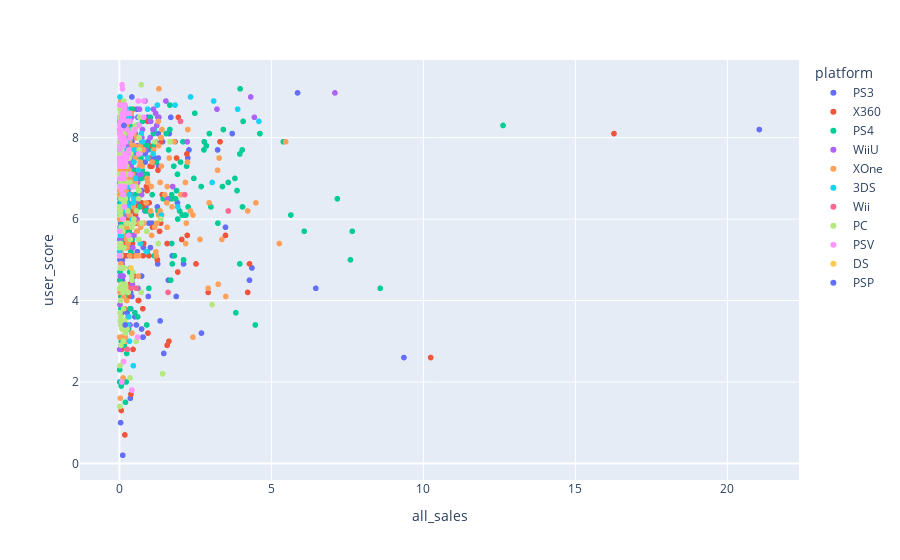

Here is the notebook cell this chart was saved with:
### Code cell
px.scatter(good_data_2013, 
            x="all_sales", 
            y="user_score",
            color='platform',
            hover_data=['name'])

### Figure 1 — Plotly figure (JSON) as saved in the notebook; plotly's stock layout.template omitted (floating-point values rounded to 4 significant figures; data arrays with more than 128 entries replaced by an {"elided": "..."} marker saying what was removed)
{"data": [{"customdata": {"elided": "186x1 str values"}, "hovertemplate": "platform=PS3<br>all_sales=%{x}<br>user_score=%{y}<br>name=%{customdata[0]}<extra></extra>", "legendgroup": "PS3", "marker": {"color": "#636efa", "symbol": "circle"}, "mode": "markers", "name": "PS3", "showlegend": true, "type": "scattergl", "x": {"elided": "186 float values"}, "xaxis": "x", "y": {"elided": "186 float values"}, "yaxis": "y"}, {"customdata": {"elided": "143x1 str values"}, "hovertemplate": "platform=X360<br>all_sales=%{x}<br>user_score=%{y}<br>name=%{customdata[0]}<extra></extra>", "legendgroup": "X360", "marker": {"color": "#EF553B", "symbol": "circle"}, "mode": "markers", "name": "X360", "showlegend": true, "type": "scattergl", "x": {"elided": "143 float values"}, "xaxis": "x", "y": {"elided": "143 float values"}, "yaxis": "y"}, {"customdata": {"elided": "257x1 str values"}, "hovertemplate": "platform=PS4<br>all_sales=%{x}<br>user_score=%{y}<br>name=%{customdata[0]}<extra></extra>", "legendgroup": "PS4", "marker": {"color": "#00cc96", "symbol": "circle"}, "mode": "markers", "name": "PS4", "showlegend": true, "type": "scattergl", "x": {"elided": "257 float values"}, "xaxis": "x", "y": {"elided": "257 float values"}, "yaxis": "y"}, {"customdata": [["Mario Kart 8"], ["Splatoon"], ["Super Mario 3D World"], ["Super Mario Maker"], ["New Super Luigi U"], ["Wii Party U"], ["Mario Party 10"], ["Donkey Kong Country: Tropical Freeze"], ["Yoshi's Woolly World"], ["Hyrule Warriors"], ["Captain Toad: Treasure Tracker"], ["Pikmin 3"], ["LEGO City Undercover"], ["The Legend of Zelda: Twilight Princess HD"], ["Pokken Tournament"], ["Wii Fit U"], ["Xenoblade Chronicles X"], ["Bayonetta 2"], ["LEGO Marvel Super Heroes"], ["Just Dance 2015"], ["Skylanders: Trap Team"], ["Rayman Legends"], ["The LEGO Movie Videogame"], ["Disney Infinity"], ["Just Dance 2014"], ["Skylanders SWAP Force"], ["Just Dance 2016"], ["LEGO Dimensions"], ["LEGO Jurassic World"], ["Kirby and the Rainbow Curse"], ["Skylanders: SuperChargers"], ["Lego Batman 3: Beyond Gotham"], ["Mario Tennis Ultra Smash"], ["Paper Mario: Color Splash"], ["Animal Crossing: Amiibo Festival"], ["The Wonderful 101"], ["Sonic Lost World"], ["Wii Sports Club"], ["Star Fox: Zero"], ["Call of Duty: Ghosts"], ["Batman: Arkham Origins"], ["Sonic Boom: Rise of Lyric"], ["Assassin's Creed IV: Black Flag"], ["NES Remix"], ["LEGO Marvel's Avengers"], ["LEGO The Hobbit"], ["Disney's Planes"], ["Guitar Hero Live"], ["Injustice: Gods Among Us"], ["Resident Evil: Revelations"], ["Lego Star Wars: The Force Awakens"], ["Watch Dogs"], ["Rodea the Sky Soldier"], ["Tom Clancy's Splinter Cell: Blacklist"], ["LEGO Batman 2: DC Super Heroes"], ["The Walking Dead: Survival Instinct"], ["Fatal Frame: Maiden of Black Water"], ["Scribblenauts Unmasked: A DC Comics Adventure"], ["Angry Birds Star Wars"], ["Shovel Knight"], ["The Smurfs 2"], ["How to Train Your Dragon 2"], ["Pac-Man and the Ghostly Adventures 2"], ["One Piece: Unlimited World Red"], ["DuckTales: Remastered"], ["Devil's Third"], ["PAC-MAN and the Ghostly Adventures"], ["SpongeBob SquarePants: Plankton's Robotic Revenge"], ["Penguins of Madagascar"], ["Terraria"], ["Mighty No. 9"], ["Turbo: Super Stunt Squad"], ["Monster High 13 Wishes"], ["Sniper Elite V2"], ["Fist of the North Star: Ken's Rage 2"], ["Barbie and Her Sisters Puppy Rescue"], ["Legend of Kay Anniversary"], ["Mario vs. Donkey Kong: Tipping Stars"], ["Art Academy: Home Studio"], ["Fast Racing Neo "]], "hovertemplate": "platform=WiiU<br>all_sales=%{x}<br>user_score=%{y}<br>name=%{customdata[0]}<extra></extra>", "legendgroup": "WiiU", "marker": {"color": "#ab63fa", "symbol": "circle"}, "mode": "markers", "name": "WiiU", "showlegend": true, "type": "scattergl", "x": [7.09, 4.44, 4.32, 3.21, 2.23, 1.75, 1.58, 1.53, 1.3, 1.23, 1.19, 1.12, 1.1, 1.03, 1.01, 0.84, 0.84, 0.76, 0.74, 0.73, 0.7, 0.66, 0.64, 0.6, 0.59, 0.58, 0.57, 0.53, 0.52, 0.51, 0.48, 0.46, 0.44, 0.42, 0.42, 0.4, 0.39, 0.38, 0.37, 0.35, 0.31, 0.31, 0.29, 0.27, 0.24, 0.22, 0.2, 0.19, 0.19, 0.18, 0.15, 0.13, 0.12, 0.12, 0.11, 0.12, 0.11, 0.1, 0.1, 0.1, 0.08, 0.09, 0.07, 0.06, 0.07, 0.07, 0.04, 0.05, 0.03, 0.03, 0.03, 0.02, 0.02, 0.02, 0.02, 0.01, 0.01, 0.01, 0.01, 0.01], "xaxis": "x", "y": [9.1, 8.5, 9, 8.7, 7.9, 6.8, 6.5, 8.9, 8.5, 8.3, 8.6, 8.7, 8.2, 8.4, 8, 7.7, 8.9, 8.2, 8, 6.6, 7.1, 8.7, 7.7, 7.6, 7.6, 6, 6.9, 6.5, 8.1, 8, 5.6, 7, 5.3, 6.8, 4.4, 8.5, 7.3, 7, 7.4, 3.4, 7.4, 3.6, 7.7, 7.1, 6.8, 7.8, 5.3, 6.1, 7.9, 7.5, 8, 6.4, 6.5, 7.8, 7.3, 4.6, 7.6, 6.3, 6.8, 8.3, 5.6, 4.9, 7, 7.8, 7.9, 6.5, 6.5, 6.2, 5.2, 6.9, 4.6, 3.9, 5.5, 5.8, 5.8, 2.8, 7.1, 7.4, 8.3, 8.5], "yaxis": "y"}, {"customdata": {"elided": "182x1 str values"}, "hovertemplate": "platform=XOne<br>all_sales=%{x}<br>user_score=%{y}<br>name=%{customdata[0]}<extra></extra>", "legendgroup": "XOne", "marker": {"color": "#FFA15A", "symbol": "circle"}, "mode": "markers", "name": "XOne", "showlegend": true, "type": "scattergl", "x": {"elided": "182 float values"}, "xaxis": "x", "y": {"elided": "182 float values"}, "yaxis": "y"}, {"customdata": [["Luigi's Mansion: Dark Moon"], ["Monster Hunter 4 Ultimate"], ["The Legend of Zelda: A Link Between Worlds"], ["Animal Crossing: Happy Home Designer"], ["The Legend of Zelda: Majora's Mask 3D"], ["Mario Party: Island Tour"], ["Kirby: Triple Deluxe"], ["Yoshi's New Island"], ["Pokemon Super Mystery Dungeon"], ["The Legend of Zelda: Tri Force Heroes"], ["Kirby: Planet Robobot"], ["Disney Magical World"], ["LEGO Marvel Super Heroes"], ["Professor Layton and the Azran Legacy"], ["Persona Q: Shadow of the Labyrinth"], ["The LEGO Movie Videogame"], ["LEGO Jurassic World"], ["Shin Megami Tensei IV"], ["Final Fantasy Explorers"], ["Sonic Lost World"], ["Pokemon Art Academy "], ["Bravely Second: End Layer"], ["Mario Golf: World Tour"], ["FIFA 15"], ["Lego Batman 3: Beyond Gotham"], ["Hometown Story"], ["Story of Seasons"], ["Attack on Titan: Humanity in Chains"], ["One Piece: Unlimited World Red"], ["Theatrhythm Final Fantasy: Curtain Call"], ["Fossil Fighters: Frontier"], ["Angry Birds Star Wars"], ["Dragon Ball Z: Extreme Butoden"], ["Hatsune Miku: Project Mirai DX"], ["LEGO Legends of Chima: Laval's Journey"], ["Mario Party: Star Rush"], ["Sonic Boom: Shattered Crystal"], ["Skylanders: Trap Team"], ["Batman: Arkham Origins Blackgate"], ["Ultimate NES Remix"], ["Etrian Odyssey Untold: The Millennium Girl"], ["The Legend of Legacy"], ["Stella Glow"], ["Skylanders SWAP Force"], ["Etrian Mystery Dungeon"], ["Senran Kagura 2: Deep Crimson "], ["Code Name: S.T.E.A.M."], ["Dragon Ball: Fusions"], ["Mega Man Legacy Collection"], ["LEGO Marvel's Avengers"], ["7th Dragon III Code: VFD"], ["Return to PopoloCrois: A Story of Seasons Fairytale"], ["Shovel Knight"], ["Conception II: Children of the Seven Stars"], ["Lego Star Wars: The Force Awakens"], ["Disney Art Academy"], ["Scribblenauts Unmasked: A DC Comics Adventure"], ["Pokemon Rumble World"], ["Terraria"], ["Adventure Time: The Secret of the Nameless Kingdom"], ["Samurai Warriors Chronicles 3"], ["Zero Escape: Zero Time Dilemma"], ["Disney's Planes"], ["Mario vs. Donkey Kong: Tipping Stars"], ["Lord of Magna: Maiden Heaven"], ["Metroid Prime: Federation Force"], ["Shantae and the Pirate's Curse"], ["LEGO Friends"], ["Gravity Falls: Legend of the Gnome Gemulets"], ["Rodea the Sky Soldier"], ["Beyblade Evolution"], ["Yumi's Odd Odyssey"], ["Young Justice: Legacy"], ["The Peanuts Movie: Snoopy's Grand Adventure"], ["Harvest Moon: Skytree Village"], ["Phoenix Wright: Ace Attorney Trilogy"], ["Tenkai Knights: Brave Battle"], ["Ben 10 Omniverse 2"], ["Turbo: Super Stunt Squad"], ["Azure Striker Gunvolt"]], "hovertemplate": "platform=3DS<br>all_sales=%{x}<br>user_score=%{y}<br>name=%{customdata[0]}<extra></extra>", "legendgroup": "3DS", "marker": {"color": "#19d3f3", "symbol": "circle"}, "mode": "markers", "name": "3DS", "showlegend": true, "type": "scattergl", "x": [4.59, 3.89, 3.1, 3.05, 2.34, 1.92, 1.83, 1.38, 1.25, 1.11, 0.93, 0.93, 0.89, 0.76, 0.72, 0.69, 0.62, 0.58, 0.53, 0.48, 0.49, 0.48, 0.48, 0.46, 0.45, 0.43, 0.42, 0.42, 0.38, 0.38, 0.36, 0.33, 0.33, 0.32, 0.31, 0.31, 0.29, 0.28, 0.27, 0.26, 0.26, 0.25, 0.24, 0.24, 0.24, 0.21, 0.22, 0.21, 0.21, 0.18, 0.16, 0.16, 0.15, 0.13, 0.13, 0.11, 0.1, 0.09, 0.09, 0.07, 0.08, 0.08, 0.08, 0.06, 0.06, 0.04, 0.04, 0.04, 0.03, 0.03, 0.03, 0.03, 0.03, 0.03, 0.02, 0.02, 0.02, 0.02, 0.01, 0.01], "xaxis": "x", "y": [8.4, 8.7, 8.9, 6.9, 9, 6.3, 8.8, 6.1, 8.8, 7.6, 8.7, 7.5, 5.2, 7.9, 8.1, 5.4, 7.2, 8.3, 7, 6.5, 7.7, 7.4, 8.2, 2.4, 6.4, 6, 8.2, 4.5, 7.6, 8.2, 4.8, 3, 6.6, 8.5, 3.6, 6.8, 6.3, 3.4, 6.8, 7.6, 8.2, 7.1, 8.7, 6.4, 7.9, 6.8, 7.7, 7.6, 7.1, 7.1, 8.2, 6.8, 8.2, 7.7, 7.8, 6.8, 6.2, 6.4, 7.1, 5.6, 6.1, 8.5, 4.3, 7.5, 7.8, 5.1, 8.5, 8.3, 5.8, 5.6, 6.3, 7.7, 7.1, 8.8, 7.4, 9, 2.4, 7.6, 5.2, 8.4], "yaxis": "y"}, {"customdata": [["Just Dance 2014"], ["Skylanders SWAP Force"], ["Just Dance 2015"], ["Disney Infinity"], ["FIFA 15"], ["FIFA 14"], ["Angry Birds Star Wars"]], "hovertemplate": "platform=Wii<br>all_sales=%{x}<br>user_score=%{y}<br>name=%{customdata[0]}<extra></extra>", "legendgroup": "Wii", "marker": {"color": "#FF6692", "symbol": "circle"}, "mode": "markers", "name": "Wii", "showlegend": true, "type": "scattergl", "x": [3.58, 2.15, 2.01, 1.6, 0.56, 0.38, 0.26], "xaxis": "x", "y": [6.2, 6.6, 8.4, 4.2, 4.3, 4.3, 2.8], "yaxis": "y"}, {"customdata": {"elided": "155x1 str values"}, "hovertemplate": "platform=PC<br>all_sales=%{x}<br>user_score=%{y}<br>name=%{customdata[0]}<extra></extra>", "legendgroup": "PC", "marker": {"color": "#B6E880", "symbol": "circle"}, "mode": "markers", "name": "PC", "showlegend": true, "type": "scattergl", "x": {"elided": "155 float values"}, "xaxis": "x", "y": {"elided": "155 float values"}, "yaxis": "y"}, {"customdata": [["Killzone: Mercenary"], ["Final Fantasy X / X-2 HD Remaster"], ["Freedom Wars"], ["Borderlands 2"], ["Tearaway"], ["FIFA 15"], ["Soul Sacrifice"], ["Batman: Arkham Origins Blackgate"], ["FIFA 14"], ["God Eater 2: Rage Burst"], ["Sword Art Online: Lost Song"], ["Dragon's Crown"], ["Toukiden: The Age of Demons"], ["Danganronpa: Trigger Happy Havoc"], ["Hatsune Miku: Project Diva F 2nd"], ["Persona 4: Dancing All Night"], ["Lego Batman 3: Beyond Gotham"], ["Sword Art Online: Hollow Fragment"], ["The LEGO Movie Videogame"], ["Sly Cooper: Thieves in Time"], ["The Legend of Heroes: Trails of Cold Steel"], ["Toukiden Kiwami"], ["LEGO Jurassic World"], ["Soul Sacrifice Delta"], ["World of Final Fantasy"], ["Danganronpa Another Episode: Ultra Despair Girls"], ["J Stars Victory Vs."], ["God of War Collection"], ["God Eater Resurrection"], ["The Legend of Heroes: Trails of Cold Steel II"], ["Corpse Party: Blood Drive"], ["Valhalla Knights 3"], ["Senran Kagura: Estival Versus"], ["Danganronpa 2: Goodbye Despair"], ["Conception II: Children of the Seven Stars"], ["Digimon Story: Cyber Sleuth"], ["Demon Gaze"], ["Mobile Suit Gundam: Extreme VS Force"], ["One Piece: Pirate Warriors 3"], ["LEGO The Hobbit"], ["Oreshika: Tainted Bloodlines"], ["Sword Art Online: Hollow Realization"], ["Odin Sphere: Leifthrasir"], ["Rayman Legends"], ["Dengeki Bunko Fighting Climax"], ["LEGO Legends of Chima: Laval's Journey"], ["Deception IV: Blood Ties"], ["One Piece: Unlimited World Red"], ["Hyperdevotion Noire: Goddess Black Heart"], ["LEGO Marvel's Avengers"], ["Hatsune Miku: Project Diva X"], ["Hyperdimension Neptunia U: Action Unleashed"], ["MLB 13: The Show"], ["Valkyrie Drive: Bhikkhuni"], ["Samurai Warriors 4"], ["MLB 14: The Show"], ["Dragon Ball Z: Battle of Z"], ["Mind Zero"], ["Terraria"], ["Resident Evil: Revelations 2"], ["Steins;Gate"], ["Operation Abyss: New Tokyo Legacy"], ["Lego Star Wars: The Force Awakens"], ["One Piece: Burning Blood"], ["Steins;Gate 0"], ["Angry Birds Star Wars"], ["Invizimals: The Alliance"], ["Lost Dimension"], ["Child of Light"], ["BlazBlue: Chrono Phantasma"], ["Tokyo Twilight Ghost Hunters"], ["Earth Defense Force 2: Invaders from Planet Space"], ["Assassin's Creed Chronicles"], ["Natural Doctrine"], ["Criminal Girls: Invite Only"], ["Samurai Warriors Chronicles 3"], ["Zero Escape: Zero Time Dilemma"], ["Grand Kingdom"], ["Atelier Sophie: The Alchemist of the Mysterious Book"], ["Exist Archive: The Other Side of the Sky"], ["Root Letter"], ["The Wolf Among Us"], ["Gal Gun: Double Peace"], ["Ray Gigant"], ["Stranger of Sword City"], ["Sorcery Saga: The Curse of the Great Curry God"], ["Superdimension Neptune vs Sega Hard Girls"], ["XBLAZE Code: Embryo"], ["Putty Squad"], ["Aegis of Earth: Protonovus Assault"], ["BlazBlue: Chrono Phantasma Extend"], ["Psycho-Pass: Mandatory Happiness"], ["Dynasty Warriors 8: Empires"], ["SpongeBob: HeroPants"], ["MLB 15: The Show"], ["htoL#NiQ: The Firefly Diary"], ["Doki-Doki Universe"], ["MotoGP 14 "], ["Xblaze: Lost Memories"]], "hovertemplate": "platform=PSV<br>all_sales=%{x}<br>user_score=%{y}<br>name=%{customdata[0]}<extra></extra>", "legendgroup": "PSV", "marker": {"color": "#FF97FF", "symbol": "circle"}, "mode": "markers", "name": "PSV", "showlegend": true, "type": "scattergl", "x": [0.8, 0.8, 0.65, 0.64, 0.62, 0.6, 0.51, 0.43, 0.41, 0.41, 0.36, 0.36, 0.35, 0.33, 0.33, 0.32, 0.31, 0.3, 0.3, 0.25, 0.23, 0.22, 0.23, 0.22, 0.21, 0.21, 0.21, 0.2, 0.19, 0.18, 0.18, 0.18, 0.17, 0.17, 0.17, 0.17, 0.16, 0.17, 0.17, 0.14, 0.15, 0.15, 0.14, 0.14, 0.13, 0.13, 0.12, 0.13, 0.13, 0.12, 0.11, 0.11, 0.12, 0.11, 0.11, 0.11, 0.11, 0.11, 0.1, 0.11, 0.1, 0.09, 0.1, 0.09, 0.09, 0.08, 0.08, 0.08, 0.07, 0.07, 0.07, 0.07, 0.07, 0.07, 0.07, 0.06, 0.06, 0.07, 0.06, 0.06, 0.05, 0.04, 0.04, 0.04, 0.03, 0.03, 0.03, 0.02, 0.03, 0.03, 0.03, 0.02, 0.02, 0.01, 0.01, 0.01, 0.01, 0.01, 0.01], "xaxis": "x", "y": [8.9, 8.5, 8.3, 7.6, 8.9, 3.1, 8.2, 6.8, 1.8, 8.1, 7.1, 8.4, 8, 8.1, 8.4, 8.6, 7.7, 7.6, 5.6, 8.2, 7.5, 8.6, 7.6, 8.4, 8.6, 8.4, 7.9, 7.4, 8.8, 7.3, 7.4, 6.8, 7.4, 8.7, 7.6, 8.8, 7.4, 7.3, 6.3, 2.5, 8, 7, 7.9, 8.4, 8.5, 6.6, 7.5, 7.8, 7.1, 6.6, 8, 6.8, 7.5, 8.5, 8.6, 7, 7.5, 6, 7.8, 7.8, 9.2, 7.3, 7.1, 7.8, 9.3, 2, 6.8, 8.3, 7.8, 7.8, 7, 8.5, 8, 7.5, 6.7, 7.9, 8.3, 8.8, 8, 8.3, 7.8, 8.4, 8.1, 8.1, 8, 7.3, 8.4, 7.4, 8.2, 8.3, 6.8, 7.3, 7.4, 5.1, 8.8, 7.7, 5.7, 7.5, 7], "yaxis": "y"}, {"customdata": [["LEGO Marvel Super Heroes"]], "hovertemplate": "platform=DS<br>all_sales=%{x}<br>user_score=%{y}<br>name=%{customdata[0]}<extra></extra>", "legendgroup": "DS", "marker": {"color": "#FECB52", "symbol": "circle"}, "mode": "markers", "name": "DS", "showlegend": true, "type": "scattergl", "x": [0.38], "xaxis": "x", "y": [4.8], "yaxis": "y"}, {"customdata": [["FIFA 14"], ["Summon Night 5"]], "hovertemplate": "platform=PSP<br>all_sales=%{x}<br>user_score=%{y}<br>name=%{customdata[0]}<extra></extra>", "legendgroup": "PSP", "marker": {"color": "#636efa", "symbol": "circle"}, "mode": "markers", "name": "PSP", "showlegend": true, "type": "scattergl", "x": [0.19, 0.15], "xaxis": "x", "y": [3.4, 8.3], "yaxis": "y"}], "layout": {"legend": {"title": {"text": "platform"}, "tracegroupgap": 0}, "margin": {"t": 60}, "xaxis": {"anchor": "y", "domain": [0, 1], "title": {"text": "all_sales"}}, "yaxis": {"anchor": "x", "domain": [0, 1], "title": {"text": "user_score"}}}}
